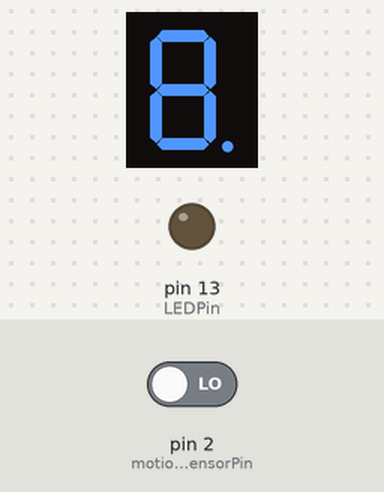
Recording of a sketch running on a simulated Arduino Uno, built with avr-gcc and run on an emulated ATmega328P. Shown: 1-digit seven-segment display, output pins drawn as LEDs (lit = HIGH). Wiring (inferred from the names in the program): 1-digit 7-segment display, segments lit when HIGH: segments pin 11, pin 12, pin 6, pin 7, pin 8, pin 10, pin 9, pin 7. The test bench sets the inputs (shaded band); at power-on: pin 2 (motionSensorPin) LOW. The segment pins are drawn as the display they are named for; pins used as bus, display or sensor lines are not drawn.

Above: at 1.2 s.
1.3 s: pin 2 (motionSensorPin) driven HIGH
At 1.7 s:
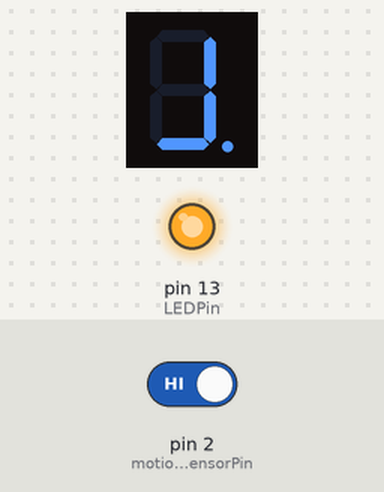
At 2.7 s:
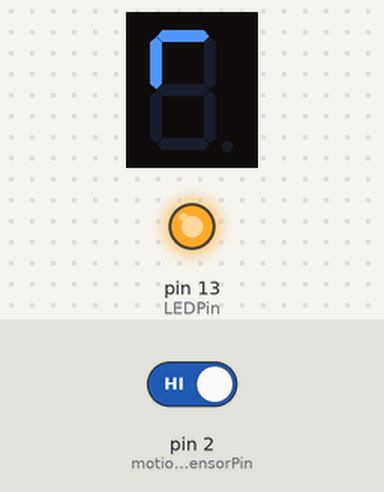
6.8 s: pin 2 (motionSensorPin) driven LOW
At 10.6 s:
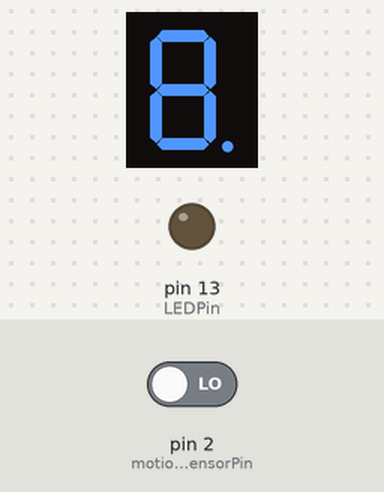
Timing chart, 0 to 12.1 s (numbered marks = the images above; inputs shaded):
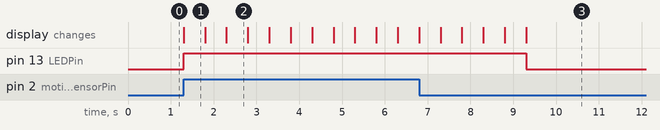

The sketch:

code.ino
```cpp
// Pin definitions for motion sensor, LED and seven segment display
const int motionSensorPin = 2;
const int LEDPin = 13;
const int segmentAPin = 11;
const int segmentBPin =12;
const int segmentCPin = 6;
const int segmentDPin = 7;
const int segmentEPin = 8;
const int segmentFPin = 10;
const int segmentGPin = 9;

// Global variables
int TIMER_START = 30;       // LED on time in ms
int TIMER_SPEED = 500;      // Timer speed in ms
int ANIMATION_SPEED = 200;  // Animation speed in ms

// Variables for motion sensor and timer
bool motionDetected = false;
unsigned long timerStartTime = 0;
unsigned long previous_led = 0;
unsigned long current = 0;
unsigned long segment_start = 0;
bool end = false;
int counter;
int counter2 = TIMER_START;

// Variables for seven segment display
int remainingTime = TIMER_START;
int currentSegment = segmentAPin;


void resetDisplay(){
    //turn off all segments
    digitalWrite(segmentAPin,HIGH);
    digitalWrite(segmentBPin,HIGH);
	digitalWrite(segmentCPin,HIGH);
    digitalWrite(segmentDPin,HIGH);
    digitalWrite(segmentEPin,HIGH);
    digitalWrite(segmentFPin,HIGH);
    digitalWrite(segmentGPin,HIGH);
    }


void setup() {
  // Initialize pins
  pinMode(motionSensorPin, INPUT);
  pinMode(LEDPin, OUTPUT);
  pinMode(segmentAPin, OUTPUT);
  pinMode(segmentBPin, OUTPUT);
  pinMode(segmentCPin, OUTPUT);
  pinMode(segmentDPin, OUTPUT);
  pinMode(segmentEPin, OUTPUT);
  pinMode(segmentFPin, OUTPUT);
  pinMode(segmentGPin, OUTPUT);
  TIMER_START = TIMER_START * 1000;

  // Start serial communication for debugging
  Serial.begin(9600);
  resetDisplay();
}


void loop() {

  //Serial.print(digitalRead(motionSensorPin));
  //Serial.println();  // Check if motion is detected
  if (motionDetected!=true && digitalRead(motionSensorPin) == HIGH) {

    motionDetected = true;
    digitalWrite(LEDPin, HIGH); // Turn on LED
    segment_start = millis();
    resetDisplay();
    counter =15;
  }

  else{
    current = millis();
    if(current - segment_start >= TIMER_START){
      //turn of the led
       digitalWrite(LEDPin, LOW); // Turn off LED
       motionDetected = false;
       resetDisplay();

    }
  }
  current = millis();
  if(motionDetected == true ){
    current = millis();

    if( counter>15 && (current-segment_start)<TIMER_START - 15000){ //start animation for number that is bigger than 15
      startAnimation();
    }

    else if(counter<=15){
      if((TIMER_START/1000)>15){
        displaySegments(counter);
        counter -= 1;
      }
      else{
        displaySegments(counter2);
        counter2 -= 1;
      }
      resetDisplay();
         if(counter == -1 || counter2==-1) {
           motionDetected = false;
           digitalWrite(LEDPin, LOW); // Turn off LED
         }

    }
    else{
      resetDisplay();
    }

  }
}


void startAnimation(){
  unsigned int current2 = millis();
  int leds[] = {segmentAPin, segmentBPin, segmentCPin, segmentDPin, segmentEPin, segmentFPin};
  int i = 0;
  digitalWrite(segmentGPin,HIGH);

  while(true){
     digitalWrite(leds[(i-1)%6],HIGH);
     digitalWrite(leds[i%6],LOW);
	 delay(200);
     current = millis();
    if(current - segment_start >=TIMER_START - 15000){
      break;
    }
    i += 1;
       }
     }


void displaySegments(int number) {
  resetDisplay();
  switch(number){

    case 15: //F
  		digitalWrite(segmentAPin, LOW);
  		digitalWrite(segmentEPin, LOW);
  		digitalWrite(segmentFPin, LOW);
  		digitalWrite(segmentGPin, LOW);
        delay(TIMER_SPEED);

  	break;

    case 14: //E
  		digitalWrite(segmentAPin, LOW);
  		digitalWrite(segmentEPin, LOW);
  		digitalWrite(segmentFPin, LOW);
  		digitalWrite(segmentGPin, LOW);
      	digitalWrite(segmentDPin, LOW);
        delay(TIMER_SPEED);


  	break;
    case 13: //d
  		digitalWrite(segmentBPin, LOW);
  		digitalWrite(segmentEPin, LOW);
  		digitalWrite(segmentCPin, LOW);
  		digitalWrite(segmentGPin, LOW);
      	digitalWrite(segmentDPin, LOW);
        delay(TIMER_SPEED);


  	break;
    case 12: //C
  		digitalWrite(segmentAPin, LOW);
  		digitalWrite(segmentEPin, LOW);
  		digitalWrite(segmentFPin, LOW);
      	digitalWrite(segmentDPin, LOW);
        delay(TIMER_SPEED);


  	break;
    case 11: //b
  		digitalWrite(segmentFPin, LOW);
  		digitalWrite(segmentEPin, LOW);
  		digitalWrite(segmentCPin, LOW);
  		digitalWrite(segmentGPin, LOW);
      	digitalWrite(segmentDPin, LOW);
        delay(TIMER_SPEED);


  	break;
    case 10: //A
  		digitalWrite(segmentFPin, LOW);
  		digitalWrite(segmentEPin, LOW);
  		digitalWrite(segmentCPin, LOW);
  		digitalWrite(segmentGPin, LOW);
      	digitalWrite(segmentBPin, LOW);
        digitalWrite(segmentAPin, LOW);
        delay(TIMER_SPEED);

  	break;

    case 0 :
        digitalWrite(segmentAPin,LOW);
        digitalWrite(segmentBPin,LOW);
        digitalWrite(segmentCPin,LOW);
        digitalWrite(segmentDPin,LOW);
        digitalWrite(segmentEPin,LOW);
        digitalWrite(segmentFPin,LOW);
        delay(TIMER_SPEED);

    break;

    case 1 :
   		digitalWrite(segmentBPin,LOW);
  		digitalWrite(segmentCPin,LOW);
        delay(TIMER_SPEED);

	break;

    case 2 :
      digitalWrite(segmentAPin,LOW);
      digitalWrite(segmentBPin,LOW);
      digitalWrite(segmentDPin,LOW);
      digitalWrite(segmentEPin,LOW);
      digitalWrite(segmentGPin,LOW);
      delay(TIMER_SPEED);

    break;

    case 3 :
      digitalWrite(segmentAPin,LOW);
      digitalWrite(segmentBPin,LOW);
      digitalWrite(segmentCPin,LOW);
      digitalWrite(segmentDPin,LOW);
      digitalWrite(segmentGPin,LOW);
      delay(TIMER_SPEED);

    break;

    case 4 :
      digitalWrite(segmentBPin,LOW);
      digitalWrite(segmentCPin,LOW);
      digitalWrite(segmentFPin,LOW);
      digitalWrite(segmentGPin,LOW);
      delay(TIMER_SPEED);
    break;

    case 5 :
      digitalWrite(segmentAPin,LOW);
      digitalWrite(segmentCPin,LOW);
      digitalWrite(segmentDPin,LOW);
      digitalWrite(segmentFPin,LOW);
      digitalWrite(segmentGPin,LOW);
      delay(TIMER_SPEED);

    break;

    case 6 :
      digitalWrite(segmentAPin,LOW);
      digitalWrite(segmentCPin,LOW);
      digitalWrite(segmentDPin,LOW);
      digitalWrite(segmentEPin,LOW);
      digitalWrite(segmentFPin,LOW);
      digitalWrite(segmentGPin,LOW);
      delay(TIMER_SPEED);
    break;

    case 7 :
      digitalWrite(segmentAPin,LOW);
      digitalWrite(segmentBPin,LOW);
      digitalWrite(segmentCPin,LOW);
      delay(TIMER_SPEED);
    break;

    case 8 :
      digitalWrite(segmentAPin,LOW);
      digitalWrite(segmentBPin,LOW);
      digitalWrite(segmentCPin,LOW);
      digitalWrite(segmentDPin,LOW);
      digitalWrite(segmentEPin,LOW);
      digitalWrite(segmentFPin,LOW);
      digitalWrite(segmentGPin,LOW);
      delay(TIMER_SPEED);
    break;

    case 9 :
      digitalWrite(segmentAPin,LOW);
      digitalWrite(segmentBPin,LOW);
      digitalWrite(segmentCPin,LOW);
      digitalWrite(segmentDPin,LOW);
      digitalWrite(segmentFPin,LOW);
      digitalWrite(segmentGPin,LOW);
      delay(TIMER_SPEED);
    break;

    default:
      digitalWrite(segmentAPin,LOW);
      digitalWrite(segmentBPin,LOW);
      digitalWrite(segmentCPin,LOW);
      digitalWrite(segmentDPin,LOW);
      digitalWrite(segmentEPin,LOW);
      digitalWrite(segmentFPin,LOW);
      digitalWrite(segmentGPin,LOW);
    break;


  }

}
```

Measured:
- after the input at 1.3 s, pin 13 (LEDPin): LOW → HIGH at once; the display: changes at once (image 1)
- after the input at 6.8 s, pin 13 (LEDPin): HIGH → LOW after 2.5 s
- what the display in image 1 shows lasts 0.5 s, from 1.3 s to 1.8 s
